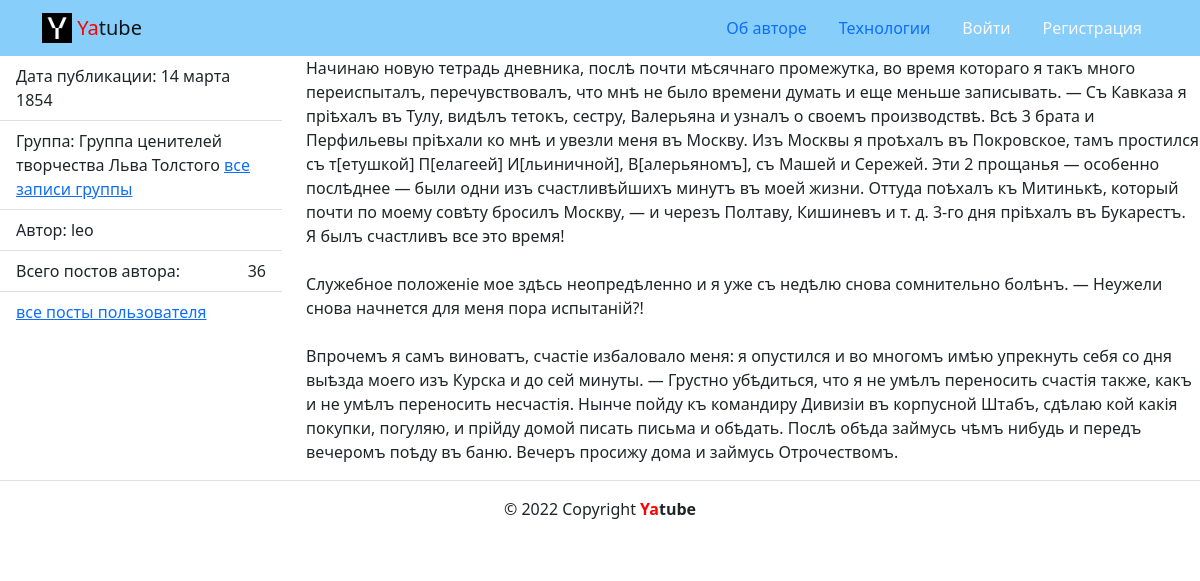
Page /posts/2/ on the committed database.
### posts/models.py (models this page shows, shortened)
class Post(models.Model):
    text = models.TextField(blank=False)
    pub_date = models.DateTimeField(auto_now_add=True)
    author = models.ForeignKey(
        User,
        on_delete=models.CASCADE,
        related_name='posts'
    )
    group = models.ForeignKey(
        Group,
        on_delete=models.SET_NULL,
        blank=True, null=True,
        related_name='posts',
    )
    image = models.ImageField(
        'Картинка',
        upload_to='posts/',
        blank=True, null=True,
    )
    class Meta:
        ordering = ['-pub_date']

class Group(models.Model):
    title = models.CharField(max_length=200)
    slug = models.SlugField(unique=True)
    description = models.TextField()
    def __str__(self) -> str:
        return self.title

### posts/views.py (the view)
# urls.py: path('posts/<int:post_id>/', views.post_detail, name='post_detail'),
def post_detail(request, post_id):
    post = get_object_or_404(
        Post.objects.select_related('author'), pk=post_id
    )
    comments = post.comments.all()
    form = CommentForm()
    context = {
        'post': post,
        'form': form,
        'comments': comments,
    }
    return render(request, 'posts/post_detail.html', context)

### core/context_processors/year.py (called while the page is built)
def year(request):
    return {
        'year': int(datetime.now().year)
    }

### templates/posts/post_detail.html (shortened to what this page needs)
{% extends 'base.html' %}
{% load thumbnail %}
{% load user_filters %}
{% block content %}
  <div class="row">
    <aside class="col-12 col-md-3">
      <ul class="list-group list-group-flush">
        <li class="list-group-item">
          Дата публикации: {{ post.pub_date|date:"d E Y" }}
        </li>
        {% if post.group %}
          <li class="list-group-item">
            Группа: {{post.group}}
            <a href="{% url 'posts:group_list' post.group.slug %}">все записи группы</a>
            {% endif %}
          </li>
          <li class="list-group-item">
          Автор: {{ post.author }}
          </li>
          <li class="list-group-item d-flex justify-content-between align-items-center">
          Всего постов автора:  <span > {{ post.author.posts.count }} </span>
        </li>
        <li class="list-group-item">
          <a href="{% url 'posts:profile' post.author.get_username %}">все посты пользователя</a>
        </li>
      </ul>
    </aside>
    <article class="col-12 col-md-9">
      <p> {{ post.text|linebreaksbr }} </p>
    </article>
  </div>
{% endblock %}

### rows in the picture
Post: pub_date "14 марта 1854", group "Группа ценителей творчества Льва Толстого", author "leo", author.posts.count "36", text "Начинаю новую тетрадь дневника, послѣ почти мѣсячнаго промежутка, во время котораго я такъ много переиспыталъ, перечувствовалъ, что мнѣ не было времени думать и еще меньше записывать. — Съ Кавказа я пріѣхалъ въ Тулу, видѣлъ тетокъ, сестру, Валерьяна и узналъ о своемъ производствѣ. Всѣ 3 брата и Перфильевы пріѣхали ко мнѣ и увезли меня въ Москву. Изъ Москвы я проѣхалъ въ Покровское, тамъ простился съ т[етушкой] П[елагеей] И[льиничной], В[алерьяномъ], съ Машей и Сережей. Эти 2 прощанья — особенно послѣднее — были одни изъ счастливѣйшихъ минутъ въ моей жизни. Оттуда поѣхалъ къ Митинькѣ, который почти по моему совѣту бросилъ Москву, — и черезъ Полтаву, Кишиневъ и т. д. 3-го дня пріѣхалъ въ…"
